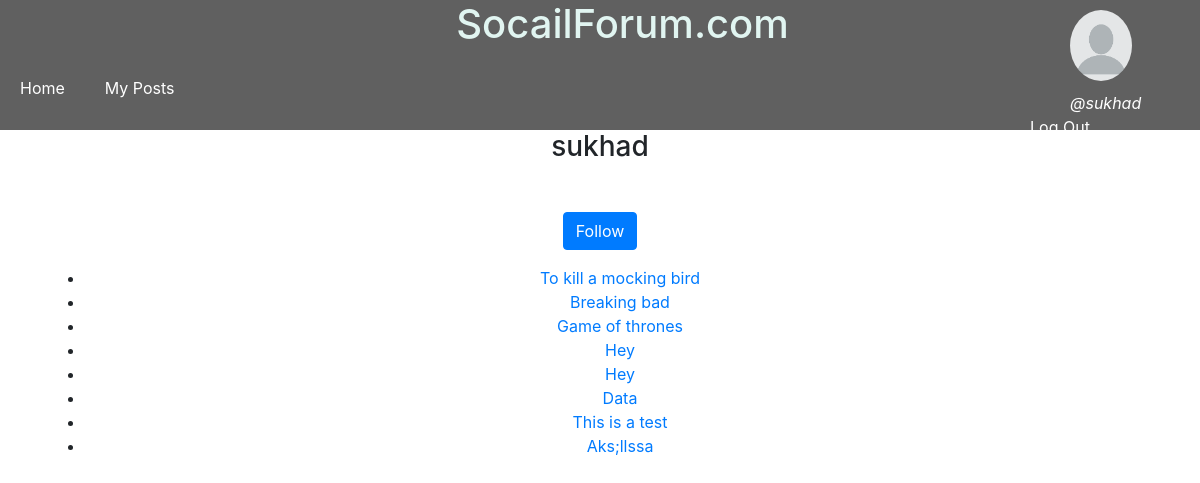
The app's page /profiles/sukhad/ (signed in) with its own data.
### posts/models.py (models this page shows, shortened)
class Post(models.Model):
	title		=models.CharField(max_length=200)
	text		=models.TextField()
	user 		=models.ForeignKey(User,default=1)
	image		=models.ImageField(blank=True,null=True,upload_to="image/Post")
	upvotes		=models.IntegerField(default=0)
	slug		=models.SlugField(null=True,blank=True)
	timestamp	=models.DateTimeField(auto_now_add=True)
	updated		=models.DateTimeField(auto_now=True)

### profiles/views.py (the view)
# urls.py: url(r'^(?P<username>[\w-]+)/$',ProfileDetailView.as_view(),name="user_detail"),
class ProfileDetailView(DetailView):
	template_name='profiles/user_detail.html'
	def get_object(self):
		username=self.kwargs.get("username")
		if username is None:
			raise Http404
		return get_object_or_404(User,username__iexact=username,is_active=True)
	def get_context_data(self,*args,**kwargs):
		context=super(ProfileDetailView,self).get_context_data(*args,**kwargs)
		user=context['user']
		is_following=False
		if user.profile in self.request.user.is_following.all():
			is_following=True
			context['is_following']=is_following
		return context

### profiles/templates/profiles/user_detail.html (shortened to what this page needs)
{% extends "base.html" %}
	{% block content %}
	<h3>{{user.username}}</h3><br>
	<p>
		{% include 'profiles/snippets/follow_snippet.html' with username=user.username is_following=is_following %}
	</p>
		<ul>
			{% for post in user.post_set.all %}
				<li>
					<a href="{% url 'posts:details' slug=post.slug %}">{{post.title}}</a>
				</li>
			{% endfor %}
		</ul>
	{% endblock content %}

### templates/snippets/header.html (shortened to what this page needs)
{%  load static %}
<div class="topnav" style="background-color: #606060" >
<div class="row">
<div class="col">
<div style="text-align: center;">
<h1 style="color: #E1F5F1;margin-left: 250px" >SocailForum.com</h1>
</div>
<div class="nav">
		<a  style=" text-decoration: none;padding: 20px; color: white" href="{% url 'home' %}"> Home </a>
		<a style="text-decoration: none;padding:20px; color: white"  href="{% url 'posts:my_posts'  %}">My Posts</a>
	</div>
</div>
<div class="col-sm-2">
	{% if request.user.is_authenticated %}
<div class="row" style="height:70%">
	<img  src='{% static "profiles/profile.png" %}' class="rounded-circle"  alt="my img" style="width: 40%;height: 100% ; padding: 10px;margin-right: 20px;margin-left: 50px">
</div>
<div class="row" >
<i style="color: #FFF;margin-left: 60px;	" > @{{request.user.username}}</i>
<a  style="margin-left: 20px;color: white" href="{% url 'login' %}" >Log Out</a>
{%else%}
<div style="align-self: center;">
	<a  style="padding:20px; color: white ; float: right" href="{% url 'login' %}"> Login </a>
</div>
{% endif %}
</div>
</div>
</div>
</div>

### records on screen
Post: title "To kill a mocking bird"
Post: title "Breaking bad"
Post: title "Game of thrones"
Post: title "Hey"
Post: title "Hey"
Post: title "Data"
Post: title "This is a test"
Post: title "Aks;llssa"

### other values on screen
{{ request.user.username }} "sukhad"
{{ user.username }} "sukhad"
